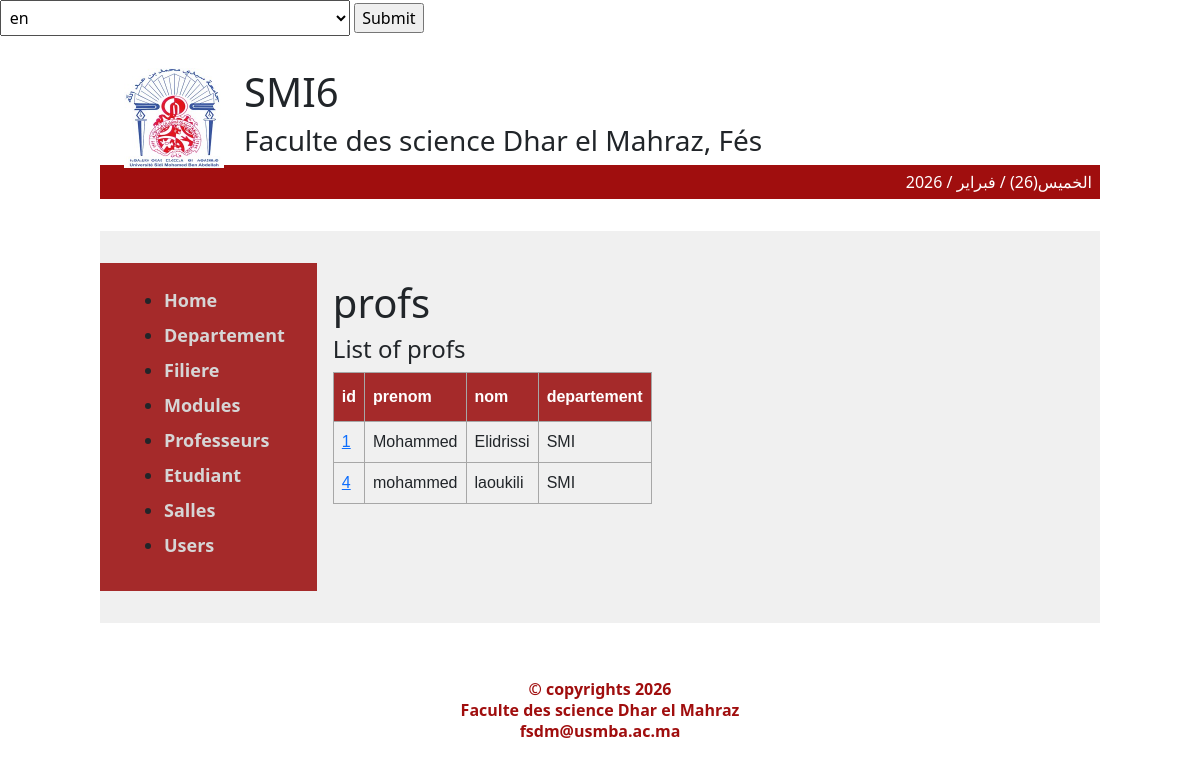
Page /index.php?action=professeurs on the committed database.
### tables this page shows
CREATE TABLE `professeurs` (
  `id` int(11) NOT NULL,
  `prenom` varchar(255) NOT NULL,
  `nom` varchar(255) NOT NULL,
  `departement` varchar(255) NOT NULL
);

### controllers/Controller.php (called while the page is built, shortened)
<?php
require './models/model.php';
function professeursAction()
{
    $profs = getAll('professeurs');
    include './views/professeurs.php';
}

### index.php (called while the page is built)
<?php
try {
    require("./controllers/Controller.php");
    $action = $_GET['action'] ?? 'index';
    $action .= "Action";
    $action();
} catch (Exception $e) {
    echo "Error " . $e->getMessage();
}

### models/model.php (called while the page is built, shortened)
<?php
function connect()
{
    $username = 'root';
    $password = '';
    $db = 'mysql:host=localhost;dbname=smi2024';
    return new PDO($db, $username, $password);
}
function getAll($table)
{
    $sql = "select * from $table";
    $var = connect()->prepare($sql);
    $var->execute();
    return $var->fetchAll(PDO::FETCH_OBJ);
}

### views/professeurs.php (the view)
<?php include 'header-footer-side/header.php';
include './configs/init.php'; ?>
<body>
    <section class="break-to-two">
        <div class="break-to-two">
            <div class="side">
                <?php include 'header-footer-side/side.php'; ?>
            </div>
            <div class="main-content">
                <h1>profs</h1>
                <h4>List of profs</h4>
                <table id="table">
                    <thead>
                        <tr>
                            <th>id</th>
                            <th>prenom</th>
                            <th>nom</th>
                            <th>departement</th>
                        </tr>
                    </thead>
                    <?php foreach ($profs as $prof) : ?>
                        <tbody>
                            <tr>
                                <td><a href="index.php?action=details&id=<?= htmlspecialchars($prof->id) ?>&table=professeurs"><?= $prof->id ?></a></td>
                                <td><?= $prof->prenom ?></td>
                                <td><?= $prof->nom ?></td>
                                <td><?= $prof->departement ?></td>
                            </tr>
                        </tbody>
                    <?php endforeach; ?>
                </table>
            </div>
    </section>
</body>
</html>
<?php include 'header-footer-side/footer.php'; ?>

### assets/css/style.css (style rules this page uses)
body { box-sizing: border-box; margin: 0; padding: 0 0.5rem; font-family: "Inconsolata", monospace; font-optical-sizing: auto; font-weight: weight; font-style: normal; font-variation-settings: "wdth" 100; margin: 0; padding: 0; }
section { max-width: 1000px; margin: auto; }
.break-to-two { display: flex; justify-content: flex-start; background-color: rgb(240, 240, 240); height: fit-content; padding: 1rem 0; width: 1000px; margin-left: auto; margin-right: auto; }
.side { background-color: brown; padding: 1rem; height: fit-content; }
.main-content { background-color: rgb(240, 240, 240); padding: 1rem; height: fit-content; }
table, tr, th, td { border: 1px solid black; border-collapse: collapse; padding: 0.5rem; font-size: 1rem; overflow-x: auto; }
#table { font-family: Arial, Helvetica, sans-serif; border-collapse: collapse; width: 100%; }
#table td, #table th { border: 1px solid #a7a7a7; padding: 8px; }
#table th { padding-top: 12px; padding-bottom: 12px; text-align: left; background-color: brown; color: white; }

### rows in the picture
professeurs: id "1", prenom "Mohammed", nom "Elidrissi", departement "SMI"
professeurs: id "4", prenom "mohammed", nom "laoukili", departement "SMI"

### other values in the picture
displayDate($lang) "الخميس(26) / فبراير / 2026"
